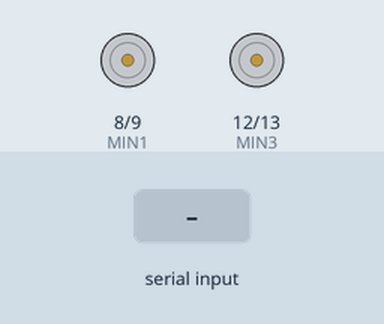
Simulated run of this sketch. Board: Arduino Uno, built with avr-gcc and run on an emulated ATmega328P. Parts: motor-driver pin pairs drawn as motors (green arrow = first pin HIGH = forward, orange = second pin HIGH = backward, longer = more drive). The test bench sets the inputs (shaded band).

Above: at 1.2 s.
1.3 s: "f" received over Serial
At 2.4 s:
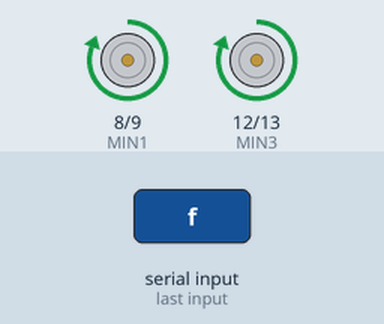
2.8 s: "l" received over Serial
At 3.9 s:
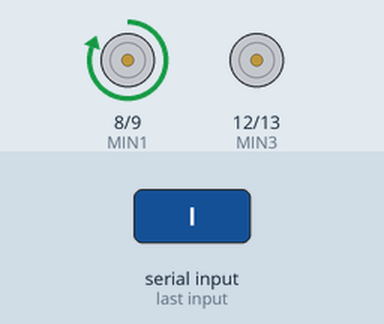
4.3 s: "r" received over Serial
At 4.7 s:
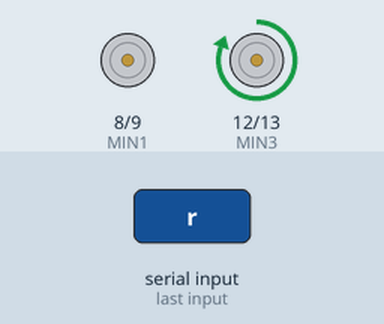
5.8 s: "b" received over Serial
At 6.3 s:
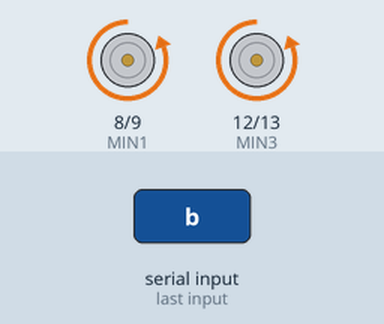
7.3 s: "s" received over Serial
At 8.3 s:
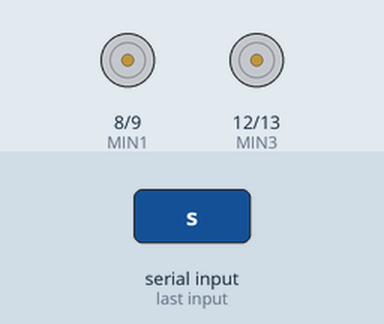
Timing chart, 0 to 9.8 s (numbered marks = the images above; inputs shaded):
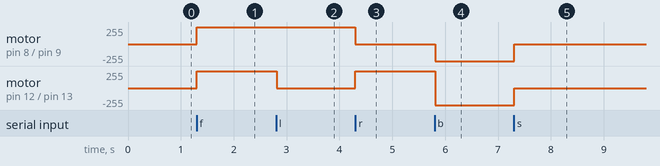

Measured:
- after the input at 1.3 s, motor on pin 8 (MIN1) / pin 9 (MIN2), motor on pin 12 (MIN3) / pin 13 (MIN4): stopped → forward 255/255 at once
- after the input at 2.8 s, motor on pin 12 (MIN3) / pin 13 (MIN4): forward 255/255 → stopped at once
- after the input at 4.3 s, motor on pin 8 (MIN1) / pin 9 (MIN2): forward 255/255 → stopped at once; motor on pin 12 (MIN3) / pin 13 (MIN4): stopped → forward 255/255 at once
- after the input at 5.8 s, motor on pin 8 (MIN1) / pin 9 (MIN2): stopped → backward 255/255 at once; motor on pin 12 (MIN3) / pin 13 (MIN4): forward 255/255 → backward 255/255 at once
- after the input at 7.3 s, motor on pin 8 (MIN1) / pin 9 (MIN2), motor on pin 12 (MIN3) / pin 13 (MIN4): backward 255/255 → stopped at once

The sketch:

xiaoche.ino
```cpp
int MIN1=8;
int MIN2=9;
int MIN3=12;
int MIN4=13;
byte mode;
void TF()
{
  digitalWrite(MIN1,HIGH);
  digitalWrite(MIN2,LOW);
  digitalWrite(MIN3,HIGH);
  digitalWrite(MIN4,LOW);
  delay(10);
  }
void TL() {
  digitalWrite(MIN1,HIGH);
  digitalWrite(MIN2,LOW);
  digitalWrite(MIN3,LOW);
  digitalWrite(MIN4,LOW);
  delay(10);
  }
void TR() {
  digitalWrite(MIN1,LOW);
  digitalWrite(MIN2,LOW);
  digitalWrite(MIN3,HIGH);
  digitalWrite(MIN4,LOW);
  delay(10);
  }
void TB() {
  digitalWrite(MIN1,LOW);
  digitalWrite(MIN2,HIGH);
  digitalWrite(MIN3,LOW);
  digitalWrite(MIN4,HIGH);
  delay(10);
  }
void STOP(){
  digitalWrite(MIN1,LOW);
  digitalWrite(MIN2,LOW);
  digitalWrite(MIN3,LOW);
  digitalWrite(MIN4,LOW);
  }
void setup() {
  Serial.begin(9600);

  pinMode(MIN1,OUTPUT);
  pinMode(MIN2,OUTPUT);
  pinMode(MIN3,OUTPUT);
  pinMode(MIN4,OUTPUT);
  }
void loop() {
  while (Serial.available()) {
    mode = char(Serial.read());
    if (mode == 'f')
    TF();
    else if (mode == 'l')
    TL();
    else if (mode == 'r')
    TR();
    else if (mode == 'b')
    TB();
    else if (mode == 's')
    STOP();
    }
    delay(20) ;
}
  // put your main code here, to run repeatedly:
```
